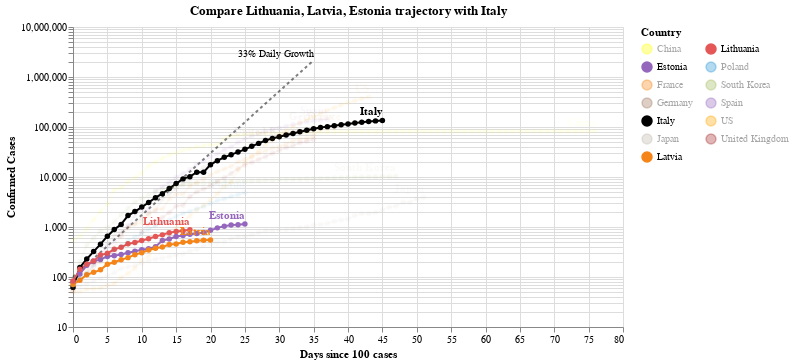

Source (notebook cell):
### Code cell
#hide_input
chart3 = make_since_chart(['Lithuania', 'Latvia', 'Estonia'])
chart3

### Figure 1 — Vega-Lite specification as saved in the notebook (floating-point values rounded to 4 significant figures; data arrays with more than 128 entries replaced by an {"elided": "..."} marker saying what was removed)
{"config": {"view": {"continuousWidth": 400, "continuousHeight": 300}}, "layer": [{"mark": {"type": "line", "color": "black", "opacity": 0.5, "strokeDash": [3, 3]}, "encoding": {"x": {"type": "quantitative", "field": "Days since 100 cases"}, "y": {"type": "quantitative", "field": "Confirmed Cases"}}}, {"mark": {"type": "text", "align": "right", "dy": -6, "fontSize": 10, "text": "33% Daily Growth"}, "encoding": {"x": {"type": "quantitative", "field": "Days since 100 cases"}, "y": {"type": "quantitative", "field": "Confirmed Cases"}}, "transform": [{"filter": "(datum['Days since 100 cases'] >= 35)"}]}, {"data": {"name": "data-8b8bfa64d40f54e23cdddc6a9c6bb141"}, "mark": {"type": "line", "point": true}, "encoding": {"color": {"type": "nominal", "field": "Country", "legend": {"columns": 2}, "scale": {"domain": ["China", "Estonia", "France", "Germany", "Italy", "Japan", "Latvia", "Lithuania", "Poland", "South Korea", "Spain", "US", "United Kingdom"], "range": ["yellow", "#9467bd", "#F58518", "#9D755D", "black", "#C1B7AD", "#F58518", "#E45756", "#2495D3", "#A1BA59", "#9467bd", "orange", "brown"]}}, "opacity": {"condition": {"value": 1, "selection": "selector002"}, "value": 0.05}, "tooltip": [{"type": "nominal", "field": "Country"}, {"type": "temporal", "field": "Date"}, {"type": "quantitative", "field": "Confirmed Cases"}, {"type": "quantitative", "field": "Days since 100 cases"}], "x": {"type": "quantitative", "field": "Days since 100 cases"}, "y": {"type": "quantitative", "field": "Confirmed Cases", "scale": {"type": "log"}}}, "selection": {"selector002": {"type": "multi", "fields": ["Country"], "bind": "legend", "init": [{"Country": "Lithuania"}, {"Country": "Latvia"}, {"Country": "Estonia"}, {"Country": "Italy"}]}}, "width": 550}, {"data": {"name": "data-8b8bfa64d40f54e23cdddc6a9c6bb141"}, "mark": {"type": "text", "align": "right", "dy": -8, "fontWeight": "bold"}, "encoding": {"color": {"type": "nominal", "field": "Country", "legend": {"columns": 2}, "scale": {"domain": ["China", "Estonia", "France", "Germany", "Italy", "Japan", "Latvia", "Lithuania", "Poland", "South Korea", "Spain", "US", "United Kingdom"], "range": ["yellow", "#9467bd", "#F58518", "#9D755D", "black", "#C1B7AD", "#F58518", "#E45756", "#2495D3", "#A1BA59", "#9467bd", "orange", "brown"]}}, "opacity": {"condition": {"value": 1, "selection": "selector002"}, "value": 0.05}, "text": {"type": "nominal", "field": "Country"}, "tooltip": [{"type": "nominal", "field": "Country"}, {"type": "temporal", "field": "Date"}, {"type": "quantitative", "field": "Confirmed Cases"}, {"type": "quantitative", "field": "Days since 100 cases"}], "x": {"type": "quantitative", "field": "Days since 100 cases"}, "y": {"type": "quantitative", "field": "Confirmed Cases", "scale": {"type": "log"}}}, "transform": [{"filter": "(datum['Date'] >= 1586217600000)"}], "width": 550}], "data": {"name": "data-c1a3bbf4dd040f2e7e8e7a69520e3c2a"}, "title": "Compare Lithuania, Latvia, Estonia trajectory with Italy", "$schema": "https://vega.github.io/schema/vega-lite/v4.0.2.json", "datasets": {"data-c1a3bbf4dd040f2e7e8e7a69520e3c2a": [{"Days since 100 cases": 0, "Confirmed Cases": 100.0}, {"Days since 100 cases": 1, "Confirmed Cases": 133.0}, {"Days since 100 cases": 2, "Confirmed Cases": 176.9}, {"Days since 100 cases": 3, "Confirmed Cases": 235.3}, {"Days since 100 cases": 4, "Confirmed Cases": 312.9}, {"Days since 100 cases": 5, "Confirmed Cases": 416.2}, {"Days since 100 cases": 6, "Confirmed Cases": 553.5}, {"Days since 100 cases": 7, "Confirmed Cases": 736.1}, {"Days since 100 cases": 8, "Confirmed Cases": 979.1}, {"Days since 100 cases": 9, "Confirmed Cases": 1302.0}, {"Days since 100 cases": 10, "Confirmed Cases": 1732.0}, {"Days since 100 cases": 11, "Confirmed Cases": 2303.0}, {"Days since 100 cases": 12, "Confirmed Cases": 3064.0}, {"Days since 100 cases": 13, "Confirmed Cases": 4074.0}, {"Days since 100 cases": 14, "Confirmed Cases": 5419.0}, {"Days since 100 cases": 15, "Confirmed Cases": 7207.0}, {"Days since 100 cases": 16, "Confirmed Cases": 9586.0}, {"Days since 100 cases": 17, "Confirmed Cases": 12750.0}, {"Days since 100 cases": 18, "Confirmed Cases": 16960.0}, {"Days since 100 cases": 19, "Confirmed Cases": 22550.0}, {"Days since 100 cases": 20, "Confirmed Cases": 29990.0}, {"Days since 100 cases": 21, "Confirmed Cases": 39890.0}, {"Days since 100 cases": 22, "Confirmed Cases": 53060.0}, {"Days since 100 cases": 23, "Confirmed Cases": 70560.0}, {"Days since 100 cases": 24, "Confirmed Cases": 93850.0}, {"Days since 100 cases": 25, "Confirmed Cases": 124800.0}, {"Days since 100 cases": 26, "Confirmed Cases": 166000.0}, {"Days since 100 cases": 27, "Confirmed Cases": 220800.0}, {"Days since 100 cases": 28, "Confirmed Cases": 293700.0}, {"Days since 100 cases": 29, "Confirmed Cases": 390600.0}, {"Days since 100 cases": 30, "Confirmed Cases": 519500.0}, {"Days since 100 cases": 31, "Confirmed Cases": 690900.0}, {"Days since 100 cases": 32, "Confirmed Cases": 918900.0}, {"Days since 100 cases": 33, "Confirmed Cases": 1222000.0}, {"Days since 100 cases": 34, "Confirmed Cases": 1625000.0}, {"Days since 100 cases": 35, "Confirmed Cases": 2162000.0}], "data-8b8bfa64d40f54e23cdddc6a9c6bb141": {"elided": "511 records"}}}
